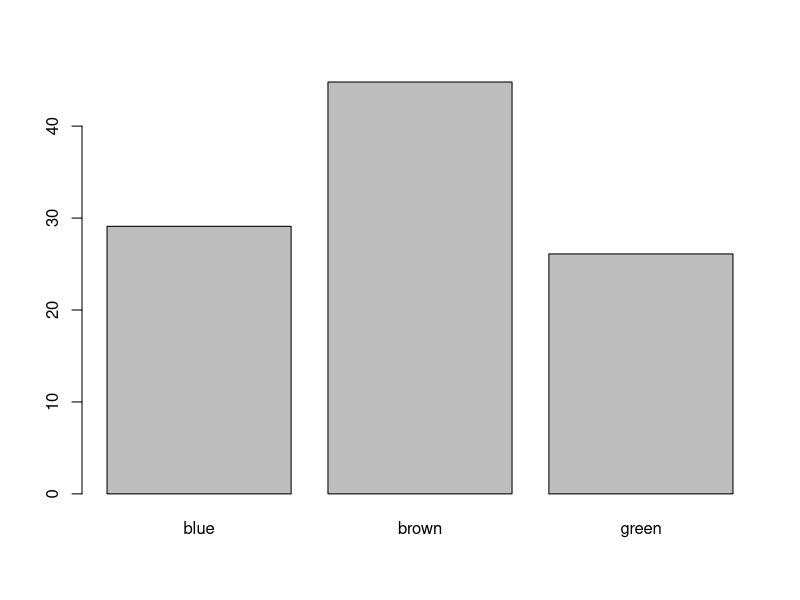
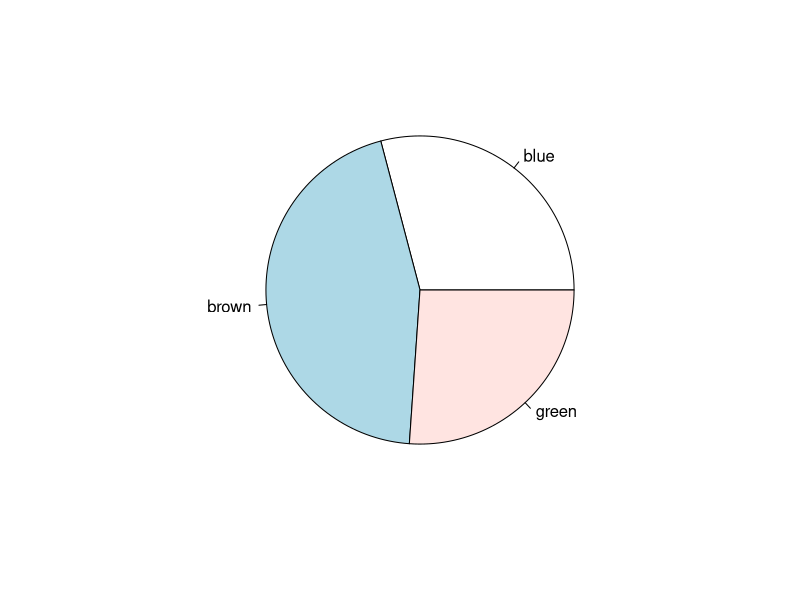
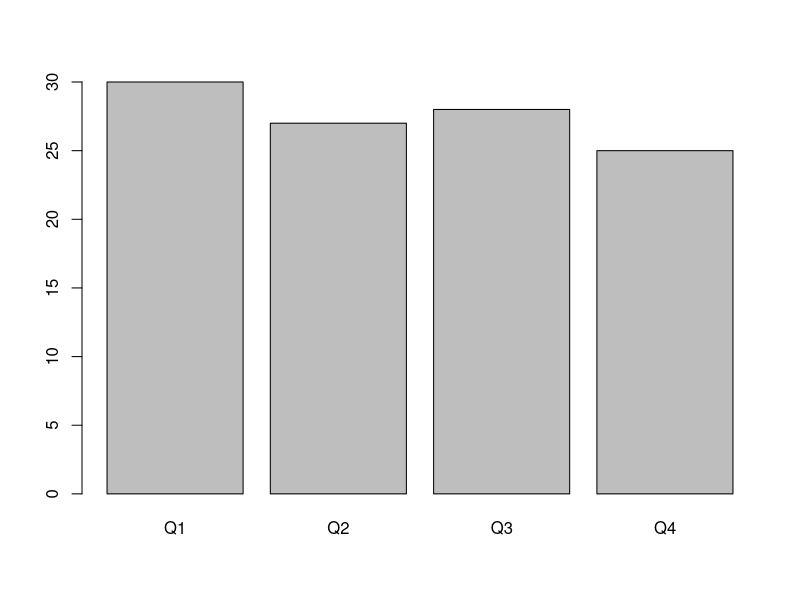
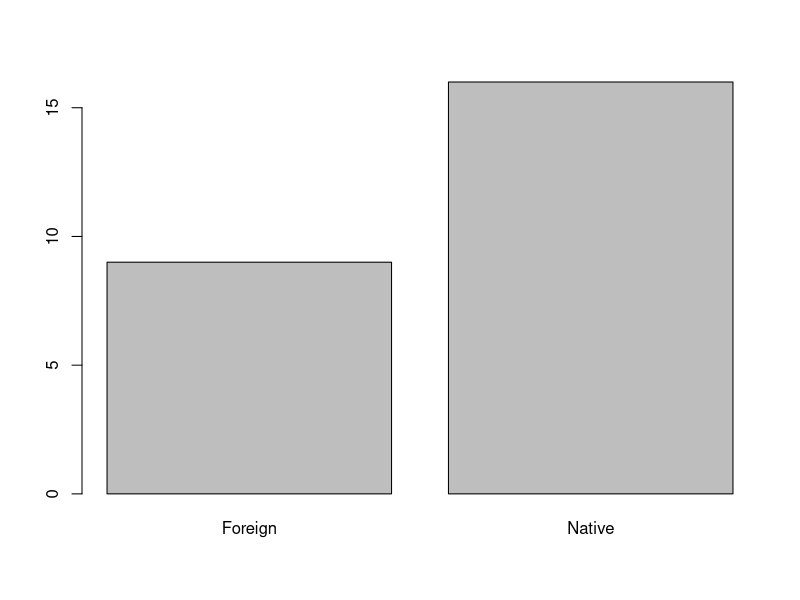
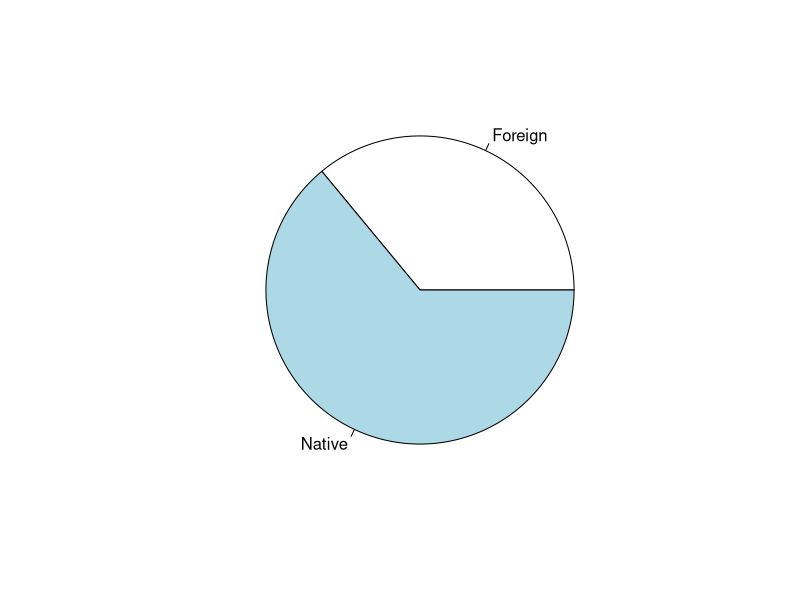

The R script that drew these images, in order:
#1
color=c("blue","brown","green")
frq=c(222,341,199)
pct=c(29.1,44.8,26.1)
barplot(pct,names.arg=color)
pie(pct,labels=color)
#2
qrt=c("Q1","Q2","Q3","Q4")
pct.ins=c(30,27,28,25)
barplot(pct.ins,names.arg=qrt)
#A barplot will be better for this situation, as the total percentage exceeds 100%
#3
cars=c("Foreign","Native","Native","Native","Native","Foreign","Native","Foreign",
"Foreign","Foreign","Foreign","Native","Foreign","Native","Native","Foreign",
"Native","Foreign","Native","Native","Native","Native","Native","Native",
"Native")
summary=table(cars)
#There are 9 foreign cars and 16 native cars
barplot(summary)
pie(summary)